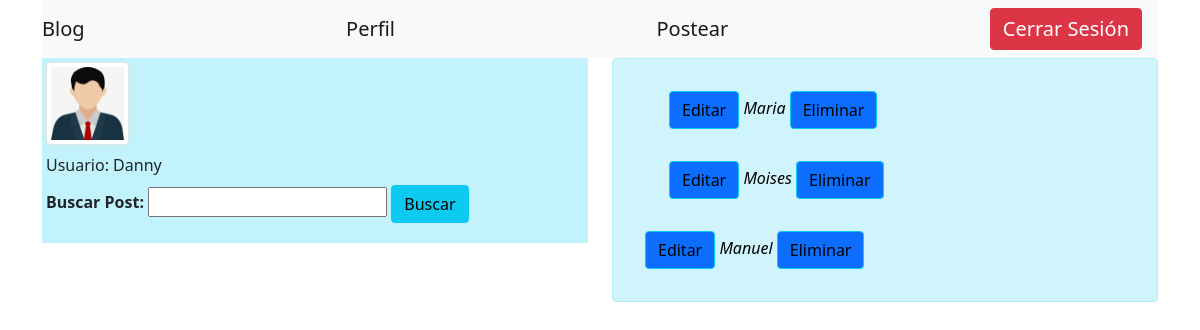
Page /Blog/FuncS/ListUsers.php (signed in) on the committed database.
### tables this page shows
CREATE TABLE `usuarios` (
  `id` int(11) NOT NULL,
  `usuario` varchar(100) NOT NULL,
  `contrasena` varchar(100) NOT NULL,
  `avatar` varchar(200) NOT NULL,
  `fecha_reg` date NOT NULL,
  `email` varchar(100) NOT NULL,
  `superu` int(11) NOT NULL
);

### Blog/FuncS/ListUsers.php (the view, shortened to what this page needs)
<?php
include "../Conexion/conexion.php";
if(!isset($_SESSION['usuario'])) {
        require_once('plantillas/MainReg.html');
?>
<!DOCTYPE html>
<html>
        <head>
        <title>Blog</title>
        <meta charset="UTF-8">
        <meta name="viewport" content="width=device-width, initial-scale=1.0">
    </head>
    <body>
        <?php
        }else{
        ?>
        <div class="container">
            <div class="row">
            <div class="col-md-12">
      <nav class="navbar navbar-light bg-light">
  <a class="navbar-brand">Blog
  </a>
        <a class="navbar-brand" href="../Perfil/perfil.php">Perfil
  </a>
          <a class="navbar-brand" href="../Perfil/portal.php">Postear
  </a>
          <a class="navbar-brand btn btn-danger text-white" href="logout.php">Cerrar Sesión
  </a>
</nav>
</div>
        <div class="col-md-6">
            <div class="formuReg">
                <div class="col-md-12 bg-info bg-opacity-25">
                <?php
                    $ruta='../files/'.$_SESSION['id'].'/';
                    $filehandle = opendir($ruta);
                    while ($file = readdir($filehandle)) {
                    if ($file != "." && $file != "..") {
                    ?>
                <div class="col-md-2 p-1">
                    <img class="img-thumbnail" <?php echo "src='$ruta$file'" ?>>
                </div>
                    <?php
                    }
                    }
?>
                    <label class="p-1">Usuario: <?php echo $_SESSION['usuario']; ?></label>
            </div>
            </div>
            <div class="p-1 bg-info bg-opacity-25">
              <form action="<?php $_SERVER['PHP_SELF']; ?>" method="POST">
					<b>Buscar Post: </b><input type="text" id="campo" name="campo" />
					<input  type="submit" id="enviar" name="enviar" value="Buscar" class="btn btn-info" />
                </form>
            </div>
        </div>
                <div class="col-md-6">
         <div class="alert alert-info">
                        <div class="container">
                            <div class="alert-icon">
                <?php
                    $Poster = "SELECT * FROM usuarios WHERE id >= 0 AND superu = 0 ORDER BY id DESC";
                    $resultPost = $mysqli->query($Poster);
		while($rowPoster=$resultPost->fetch_array(MYSQLI_ASSOC))
                {
                        ?>
                                <div class="p-3">
                <a class="btn btn-outline-info text-black btn-primary" href="modiUser.php?id=<?php echo $rowPoster['id']; ?>">Editar</a>
                <i class="material-icons text-black"><?php echo $rowPoster['usuario']; ?></i>
                <a class="btn btn-outline-info text-black btn-primary" class="liNavR" href="../FuncionesInfo/EliminarUser.php?id=<?php echo $rowPoster['id']; ?>">Eliminar</a>
                                </div>
            </div>
<?php } ?>
        </div>
            </div>
        </div>
        <?php
        }
        ?>
    </body>
</html>

### rows in the picture
usuarios: usuario "Maria"
usuarios: usuario "Moises"
usuarios: usuario "Manuel"

### other values in the picture
$_SESSION['usuario'] "Danny"
